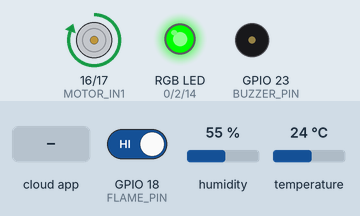
Simulated run of this sketch. Board: ESP32. Shown: motor-driver pin pairs drawn as motors (green arrow = first pin HIGH = forward, orange = second pin HIGH = backward, longer = more drive), an RGB LED mixed from three pins (HIGH = lit), buzzer (waves = sounding, pin HIGH). Inputs (shaded band) come from the test bench; at power-on: temperature 24 °C, GPIO 18 (FLAME_PIN) HIGH, humidity 55 %. WiFi joins after 1.5 s; servers stay silent unless stated; what the sketch prints to the serial monitor is not drawn.

Above: at 5.7 s.
5.8 s: temperature set to 22 °C
At 7.8 s:
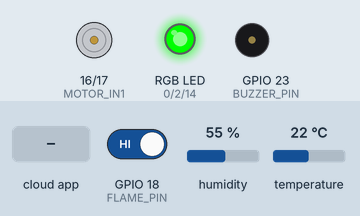
8.1 s: GPIO 18 (FLAME_PIN) driven LOW
At 9.7 s:
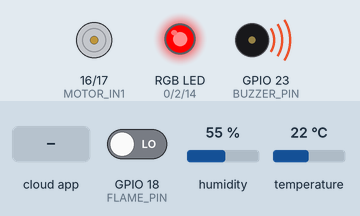
10.2 s: temperature set to 28 °C
At 11.4 s:
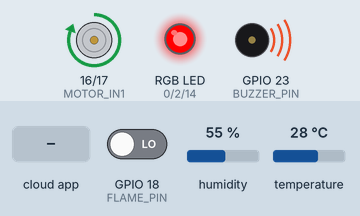
12.3 s: GPIO 18 (FLAME_PIN) driven HIGH
At 14.1 s:
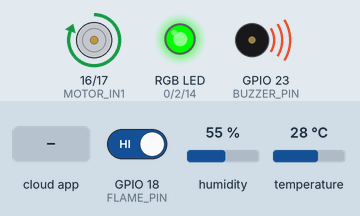
14.4 s: the phone or cloud app sets autoMode to 0
At 15.7 s:
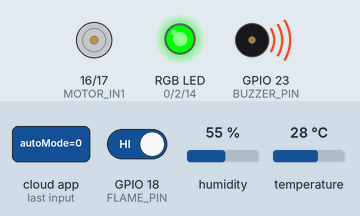
16.5 s: the phone or cloud app sets alarmControl to 0
At 17.4 s:
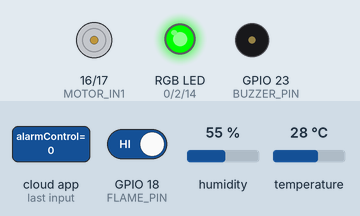
Timing chart, 0 to 19.5 s (numbered marks = the images above; inputs shaded):
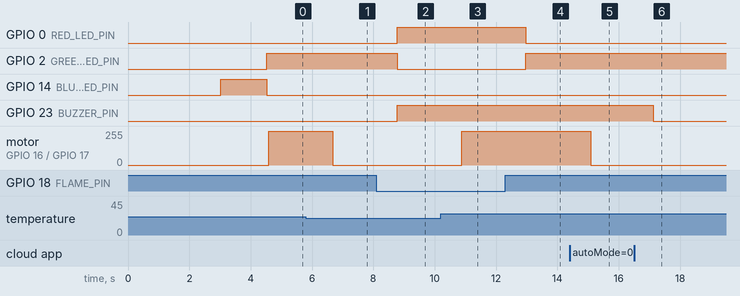

The sketch:

Lirazan_IoT_Hardware_Device_Project_PetAir.ino
```cpp
#include "arduino_secrets.h"
/*
Class: MTRE 4410
Section: W01
Term: Summer 2026
Instructor: Razvan Voicu
Name: Christine Marie Lirazan
Project: IoT Hardware Device
*/

#include "thingProperties.h"
#include <DHT.h>
#include <WiFi.h>


// Function: Define sensor inputs and actuator outputs used by the PetAir system.

// Requirement: Device integrates provided sensors (analog light sensor, digital buttons) or additional sensors effectively.
// Requirement: Successfully actuates provided (LED) or additional devices (motors, buzzers, servos, etc.).

#define FLAME_PIN 18
#define DHT_PIN 5

#define BUZZER_PIN 23

#define RED_LED_PIN   0
#define GREEN_LED_PIN 2
#define BLUE_LED_PIN  14

#define MOTOR_IN1 16
#define MOTOR_IN2 17


#define DHT_TYPE DHT11
DHT dht11(DHT_PIN, DHT_TYPE);


// Function: Declare functions used for LED control and fan operation.

void setColor(int red, int green, int blue);
void fanOn();
void fanOff();


void setup() {


  // Function: Initialize serial communication and display device startup information.

  Serial.begin(115200);
  delay(1500);


  Serial.println();
  Serial.println("∘₊✧────── ૮(• ﻌ •)ა ──────✧₊∘");
  Serial.println("          JOJO'S PETAIR");
  Serial.println("       Air Safety Monitor");
  Serial.println("∘₊✧────────────────✧₊∘");
  Serial.println();


  // Function: Start the DHT sensor and configure hardware pins.

  dht11.begin();


  pinMode(FLAME_PIN, INPUT);

  pinMode(BUZZER_PIN, OUTPUT);

  pinMode(RED_LED_PIN, OUTPUT);
  pinMode(GREEN_LED_PIN, OUTPUT);
  pinMode(BLUE_LED_PIN, OUTPUT);

  pinMode(MOTOR_IN1, OUTPUT);
  pinMode(MOTOR_IN2, OUTPUT);


  // Function: Set actuators to a safe initial state.

  fanOff();

  digitalWrite(BUZZER_PIN, LOW);


  // Function: Connect the ESP32 device to Arduino IoT Cloud for remote monitoring and control.

  // Requirement: Successfully implements reliable wireless communication (Wi-Fi or similar).

  initProperties();

  ArduinoCloud.begin(ArduinoIoTPreferredConnection);


  setDebugMessageLevel(2);

  ArduinoCloud.printDebugInfo();


  Serial.println("Connecting to Arduino IoT Cloud...");


  while (!ArduinoCloud.connected()) {

    ArduinoCloud.update();

    delay(500);

    Serial.print(".");

  }


  Serial.println();

  Serial.println("Arduino IoT Cloud Connected!");

  Serial.println();


  // Function: Set default system operating modes after connection.

  autoMode = true;

  fanControl = false;

  alarmControl = false;

  safetyStatus = false;


  ArduinoCloud.update();


  // Function: Indicate startup status using the RGB LED.

  setColor(0, 0, 255);

  delay(1500);

  setColor(0, 255, 0);


  Serial.println("∘₊✧────── ૮(• ﻌ •)ა ──────✧₊∘");
  Serial.println("       Jojo's PetAir Ready!");
  Serial.println("       Auto Mode : ON");
  Serial.println("       Fan       : OFF");
  Serial.println("       Alarm     : OFF");
  Serial.println("∘₊✧────────────────✧₊∘");
  Serial.println();

}

void loop() {


  // Function: Update Arduino IoT Cloud communication and synchronize device variables.

  ArduinoCloud.update();


  // Function: Read temperature and humidity sensor data.

  // Requirement: Sensor data is accurately captured and effectively utilized in device logic.

  temperature = dht11.readTemperature(true);

  humidity = dht11.readHumidity();


  if (isnan(temperature) || isnan(humidity)) {

    Serial.println("ERROR: Failed to read DHT11!");

    delay(1000);

    return;

  }


  // Function: Read flame sensor input for fire detection.

  int flameState = digitalRead(FLAME_PIN);


  airQuality = 0;

  smokeLevel = 0;


  Serial.println();

  Serial.println("∘₊✧────── ૮(• ﻌ •)ა ──────✧₊∘");
  Serial.println("          JOJO'S PETAIR");
  Serial.println("∘₊✧────────────────✧₊∘");


  Serial.print("Temperature : ");

  Serial.print(temperature);

  Serial.println(" °F");


  Serial.print("Humidity    : ");

  Serial.print(humidity);

  Serial.println(" %");


  Serial.print("Flame       : ");

  Serial.println(flameState == LOW ? "DETECTED" : "SAFE");


  Serial.print("Auto Mode   : ");

  Serial.println(autoMode ? "ON" : "OFF");


  Serial.print("Fan Control : ");

  Serial.println(fanControl ? "ON" : "OFF");


  Serial.println();


  // Function: Detect fire conditions and activate the safety response.

  // Requirement: Demonstrates meaningful and consistent data processing and reaction based on sensed input.

  if (flameState == LOW) {


    safetyStatus = true;

    alarmControl = true;


    setColor(255, 0, 0);

    digitalWrite(BUZZER_PIN, HIGH);


    Serial.println("∘₊✧────── FIRE ALERT ──────✧₊∘");

    Serial.println("STATUS: FIRE DETECTED!");

    Serial.println("Alarm: ON");


  } else {


    safetyStatus = false;


    setColor(0, 255, 0);


    if (!alarmControl) {

      digitalWrite(BUZZER_PIN, LOW);

    }


    Serial.println("∘₊✧────── STATUS ──────✧₊∘");

    Serial.println("STATUS: SAFE");


  }


  Serial.println();


  // Function: Control fan operation using temperature conditions or dashboard commands.

  // Requirement: Actuators respond correctly and reliably to sensed input or remote commands.

  if (autoMode) {


    Serial.println("MODE: AUTOMATIC");


    if (temperature > 75.0) {


      fanOn();


      Serial.println("Fan: ON");

      Serial.println("Reason: Temperature above 75°F");


    } else {


      fanOff();


      Serial.println("Fan: OFF");

      Serial.println("Reason: Temperature below 75°F");


    }


  } else {


    Serial.println("MODE: MANUAL");


    if (fanControl) {


      fanOn();


      Serial.println("Fan: ON");

      Serial.println("Reason: Dashboard switch");


    } else {


      fanOff();


      Serial.println("Fan: OFF");

      Serial.println("Reason: Dashboard switch");


    }

  }


  Serial.println("∘₊✧────────────────✧₊∘");


  delay(1000);

}


// Function: Control RGB LED color output to indicate system status.

// Requirement: Successfully actuates provided (LED) or additional devices (motors, buzzers, servos, etc.).

void setColor(int red, int green, int blue) {

  analogWrite(RED_LED_PIN, red);

  analogWrite(GREEN_LED_PIN, green);

  analogWrite(BLUE_LED_PIN, blue);

}


// Function: Turn the fan motor on.

// Requirement: Successfully actuates provided (LED) or additional devices (motors, buzzers, servos, etc.).

void fanOn() {

  digitalWrite(MOTOR_IN1, HIGH);

  digitalWrite(MOTOR_IN2, LOW);

}


// Function: Turn the fan motor off.

// Requirement: Successfully actuates provided (LED) or additional devices (motors, buzzers, servos, etc.).

void fanOff() {

  digitalWrite(MOTOR_IN1, LOW);

  digitalWrite(MOTOR_IN2, LOW);

}


// Function: Update buzzer operation when alarm control is changed from the dashboard.

// Requirement: Actuators respond correctly and reliably to sensed input or remote commands.

void onAlarmControlChange() {

  Serial.print(">>> Alarm Control changed to: ");

  Serial.println(alarmControl ? "ON" : "OFF");


  digitalWrite(BUZZER_PIN, alarmControl ? HIGH : LOW);

}


// Function: Update manual fan operation when fan control is changed from the dashboard.

// Requirement: Actuators respond correctly and reliably to sensed input or remote commands.

void onFanControlChange() {

  Serial.print(">>> Fan Control changed to: ");

  Serial.println(fanControl ? "ON" : "OFF");


  if (!autoMode) {


    if (fanControl) {


      fanOn();

      Serial.println(">>> Manual Fan: ON");


    } else {


      fanOff();

      Serial.println(">>> Manual Fan: OFF");


    }

  }

}


// Function: Switch between automatic temperature control and manual dashboard control.

void onAutoModeChange() {

  Serial.print(">>> Auto Mode changed to: ");

  Serial.println(autoMode ? "ON" : "OFF");


  if (autoMode) {


    Serial.println(">>> Automatic temperature control enabled");


  }
  else {


    Serial.println(">>> Manual fan control enabled");


  }

}
```

arduino_secrets.h
```cpp
#define SECRET_DEVICE_KEY ""
#define SECRET_OPTIONAL_PASS ""
#define SECRET_SSID ""
```

thingProperties.h
```cpp
// Code generated by Arduino IoT Cloud, DO NOT EDIT.

#include <ArduinoIoTCloud.h>
#include <Arduino_ConnectionHandler.h>

const char DEVICE_LOGIN_NAME[]  = "0bed6748-bc99-49af-983e-7c5be51aebb1";

const char SSID[]               = SECRET_SSID;    // Network SSID (name)
const char PASS[]               = SECRET_OPTIONAL_PASS;    // Network password (use for WPA, or use as key for WEP)
const char DEVICE_KEY[]  = SECRET_DEVICE_KEY;    // Secret device password

void onAlarmControlChange();
void onAutoModeChange();
void onFanControlChange();

float humidity;
float temperature;
int airQuality;
int smokeLevel;
bool alarmControl;
bool autoMode;
bool fanControl;
bool safetyStatus;

void initProperties(){

  ArduinoCloud.setBoardId(DEVICE_LOGIN_NAME);
  ArduinoCloud.setSecretDeviceKey(DEVICE_KEY);
  ArduinoCloud.addProperty(humidity, READ, ON_CHANGE, NULL);
  ArduinoCloud.addProperty(temperature, READ, ON_CHANGE, NULL);
  ArduinoCloud.addProperty(airQuality, READ, ON_CHANGE, NULL);
  ArduinoCloud.addProperty(smokeLevel, READ, ON_CHANGE, NULL);
  ArduinoCloud.addProperty(alarmControl, READWRITE, ON_CHANGE, onAlarmControlChange);
  ArduinoCloud.addProperty(autoMode, READWRITE, ON_CHANGE, onAutoModeChange);
  ArduinoCloud.addProperty(fanControl, READWRITE, ON_CHANGE, onFanControlChange);
  ArduinoCloud.addProperty(safetyStatus, READ, ON_CHANGE, NULL);

}

WiFiConnectionHandler ArduinoIoTPreferredConnection(SSID, PASS);
```

Measured:
- the behaviour switches between 24 and 23 °C on temperature (found by bisection; images 0 and 1)
- after the input at 5.8 s, motor on GPIO 16 (MOTOR_IN1) / GPIO 17 (MOTOR_IN2): forward 255/255 → stopped after 0.88 s
- after the input at 8.1 s, GPIO 0 (RED_LED_PIN), GPIO 23 (BUZZER_PIN): LOW → HIGH after 0.67 s; GPIO 2 (GREEN_LED_PIN): HIGH → LOW after 0.67 s
- after the input at 10.2 s, motor on GPIO 16 (MOTOR_IN1) / GPIO 17 (MOTOR_IN2): stopped → forward 255/255 after 0.69 s
- after the input at 12.3 s, GPIO 0 (RED_LED_PIN): HIGH → LOW after 0.68 s; GPIO 2 (GREEN_LED_PIN): LOW → HIGH after 0.68 s
- after the input at 14.4 s, motor on GPIO 16 (MOTOR_IN1) / GPIO 17 (MOTOR_IN2): forward 255/255 → stopped after 0.68 s
- after the input at 16.5 s, GPIO 23 (BUZZER_PIN): HIGH → LOW after 0.63 s
